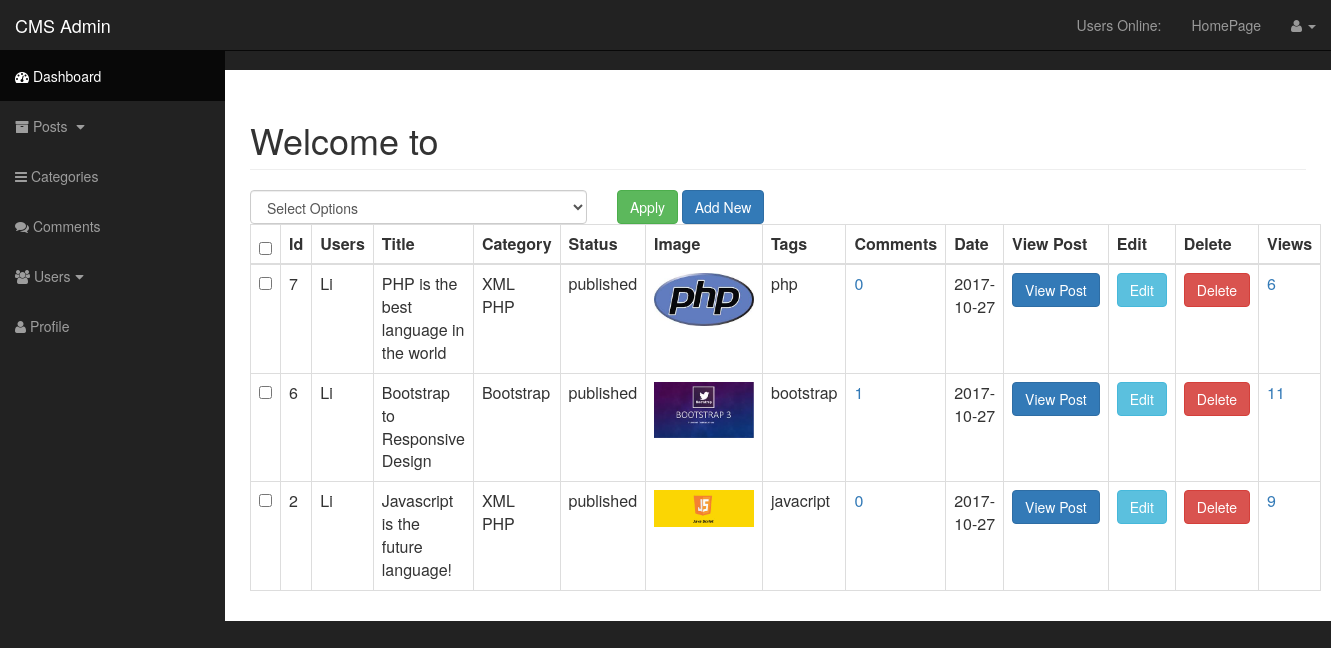
The page /admin/posts.php on the database its author committed.
### tables this page shows
CREATE TABLE `posts` (
  `post_id` int(3) NOT NULL,
  `post_category_id` int(3) NOT NULL,
  `post_title` varchar(255) NOT NULL,
  `post_author` varchar(255) NOT NULL,
  `post_user` varchar(255) NOT NULL,
  `post_date` date NOT NULL,
  `post_image` text NOT NULL,
  `post_content` text NOT NULL,
  `post_tags` varchar(255) NOT NULL,
  `post_comment_count` int(11) NOT NULL,
  `post_status` varchar(255) NOT NULL DEFAULT 'draft',
  `post_views_count` int(5) NOT NULL
);

CREATE TABLE `categories` (
  `cat_id` int(3) NOT NULL,
  `cat_title` varchar(255) NOT NULL
);

### admin/includes/view_all_posts.php (the view, shortened to what this page needs)
<form action="" method='post'>
    <table class="table table-bordered table-hover">
        <div id="bulkOptionContainer" class="col-xs-4">
            <select class="form-control" name="bulk_options" id="">
                <option value="">Select Options</option>
            </select>
        </div>
        <div class="col-xs-4">
            <input type="submit" name="submit" class="btn btn-success" value="Apply">
            <a class="btn btn-primary" href="posts.php?source=add_post">Add New</a>
        </div>
        <thead>
            <tr>
                <th><input id="selectAllBoxes" type="checkbox"></th>
                <th>Id</th>
                <th>Users</th>
                <th>Title</th>
                <th>Category</th>
                <th>Status</th>
                <th>Image</th>
                <th>Tags</th>
                <th>Comments</th>
                <th>Date</th>
                <th>View Post</th>
                <th>Edit</th>
                <th>Delete</th>
                <th>Views</th>
            </tr>
        </thead>
        <tbody>
        <?php
            $query = "SELECT * FROM posts ORDER BY post_id DESC ";
            $select_posts = mysqli_query($connection,$query);
            while($row = mysqli_fetch_assoc($select_posts )) {
                $post_id            = $row['post_id'];
                $post_author        = $row['post_author'];
                $post_user          = $row['post_user'];
                $post_title         = $row['post_title'];
                $post_category_id   = $row['post_category_id'];
                $post_status        = $row['post_status'];
                $post_image         = $row['post_image'];
                $post_tags          = $row['post_tags'];
                $post_date          = $row['post_date'];
                $post_views_count   = $row['post_views_count'];
                echo "<tr>";
        ?>
                <td><input class='checkBoxes' type='checkbox' name='checkBoxArray[]' value='<?php echo $post_id; ?>'></td>
            <?php
                echo "<td>$post_id </td>";
                if(!empty($post_author)) {
                    echo "<td>$post_author</td>";
                } elseif(!empty($post_user)) {
                    echo "<td>$post_user</td>";
                } else {
                    echo "<td>&nbsp</td>";
                }
                echo "<td>$post_title</td>";
                $query = "SELECT * FROM categories WHERE cat_id = {$post_category_id} ";
                $select_categories_id = mysqli_query($connection,$query);
                while($row = mysqli_fetch_assoc($select_categories_id)) {
                    $cat_title = $row['cat_title'];
                    echo "<td>$cat_title</td>";
                }
                echo "<td>$post_status</td>";
                echo "<td><img width='100' src='../images/$post_image' alt='image'></td>";
                echo "<td>$post_tags</td>";
                $query = "SELECT * FROM comments WHERE comment_post_id = $post_id";
                $send_comment_query = mysqli_query($connection, $query);
                $count_comments = mysqli_num_rows($send_comment_query);
                echo "<td><a href='post_comments.php?id=$post_id'>$count_comments</a></td>";
                echo "<td>$post_date </td>";
                echo "<td><a class='btn btn-primary' href='../post.php?p_id={$post_id}'>View Post</a></td>";
                echo "<td><a class='btn btn-info' href='posts.php?source=edit_post&p_id={$post_id}'>Edit</a></td>";
            ?>
                <form method="post">
                <?php
                    echo "<td><a rel='$post_id' href='javascript:void(0)'><input class='btn btn-danger delete_link' type='submit' name='delete' value='Delete'></a></td>";
                ?>
                </form>
            <?php
                echo "<td><a href='posts.php?reset={$post_id}'>{$post_views_count}</a></td>";
                echo "</tr>";
            }
            ?>
         </tbody>
    </table>
</form>

### admin/css/sb-admin.css (style rules this page uses)
#bulkOptionContainer { padding-left: 0px; }

### rows shown on the page
posts: post_id "7", post_user "Li", post_title "PHP is the best language in the world", post_status "published", post_image (picture), post_tags "php", count_comments "0", post_date "2017-10-27", post_views_count "6"
categories: cat_title "XML PHP"
posts: post_id "6", post_author "Li", post_title "Bootstrap to Responsive Design", post_status "published", post_image (picture), post_tags "bootstrap", count_comments "1", post_date "2017-10-27", post_views_count "11"
categories: cat_title "Bootstrap"
posts: post_id "2", post_author "Li", post_title "Javascript is the future language!", post_status "published", post_image (picture), post_tags "javacript", count_comments "0", post_date "2017-10-27", post_views_count "9"
